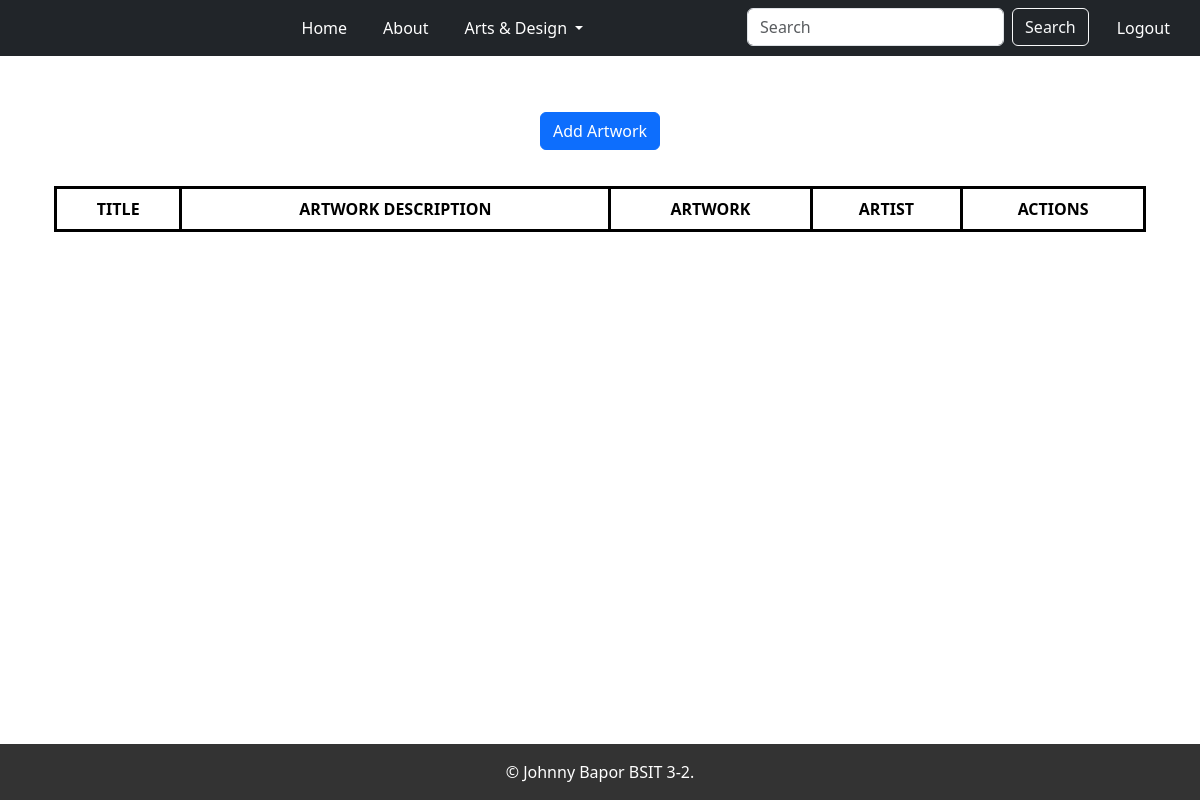
The page /artworks/ (signed in) on the database as committed earlier.
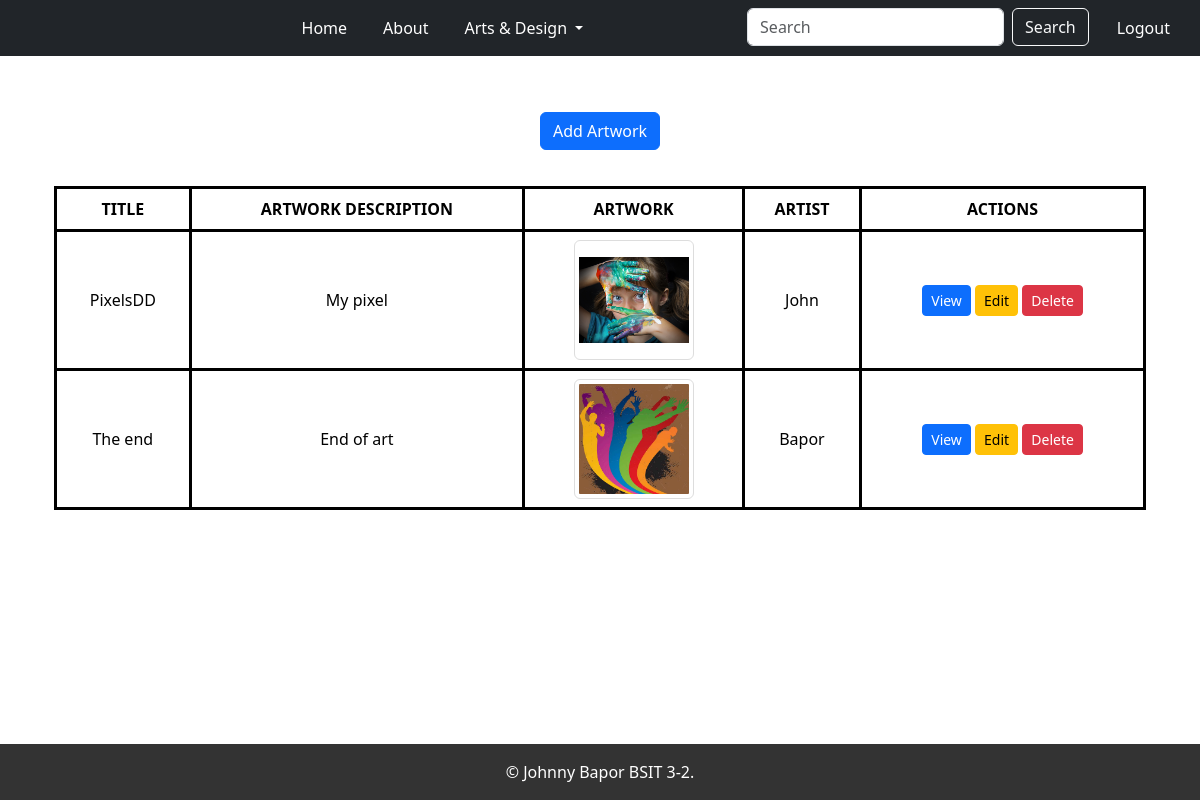
The same page on the database as committed later.
### app/models.py (models this page shows, shortened)
class Artwork(models.Model):
    artist = models.ForeignKey(Artist, on_delete=models.CASCADE, related_name="artworks")
    artwork_title = models.CharField(max_length=255)
    artwork_description = models.TextField()
    artwork_image = models.ImageField(upload_to='artworks/', blank=True, null=True)

class Artist(models.Model):
    user = models.OneToOneField(User, on_delete=models.CASCADE, related_name="artist_profile", null=True, blank=True)
    artist_name = models.CharField(max_length=255)
    artist_bio = models.TextField()
    artist_profile_picture = models.ImageField(upload_to='artist_profiles/', blank=True, null=True)

### app/views.py (the view)
# urls.py: path('artworks/', login_required(ArtworkListView.as_view()), name='artwork-list'),
class ArtworkListView(ListView):
    model = Artwork
    template_name = 'app/artwork_list.html'
    context_object_name = 'artworks'

### app/templates/app/artwork_list.html (shortened to what this page needs)
{% extends 'app/base.html' %}
{% block content %}
    <div class="container text-center mt-4">
        <a href="{% url 'artwork-create' %}" class="btn btn-primary mb-3">Add Artwork</a>
        <div class="table-responsive">
            <table class="table table-bordered table-hover" style="border: 3px solid black;">
                <thead class="thead-dark">
                <tr style="border: 3px solid black;">
                    <th class="text-center" style="border: 3px solid black;">Title</th>
                    <th class="text-center" style="border: 3px solid black;">Artwork Description</th>
                    <th class="text-center" style="border: 3px solid black;">Artwork</th>
                    <th class="text-center" style="border: 3px solid black;">Artist</th>
                    <th class="text-center" style="border: 3px solid black;">Actions</th>
                </tr>
                </thead>
                <tbody>
                {% for artwork in artworks %}
                    <tr style="border: 3px solid black;">
                        <td class="align-middle text-center"
                            style="border: 3px solid black;">{{ artwork.artwork_title }}</td>
                        <td class="align-middle text-center"
                            style="border: 3px solid black;">{{ artwork.artwork_description|truncatewords:10 }}</td>
                        <td class="align-middle text-center" style="border: 3px solid black;">
                            {% if artwork.artwork_image %}
                                <img src="{{ artwork.artwork_image.url }}"
                                     alt="{{ artwork.artwork_title }}'s Image"
                                     class="img-thumbnail"
                                     style="width: 120px; height: 120px; object-fit: contain; border: 1px solid #ddd;">
                            {% else %}
                                <span class="text-muted">No Image</span>
                            {% endif %}
                        </td>
                        <td class="align-middle text-center"
                            style="border: 3px solid black;">{{ artwork.artist.artist_name }}</td>
                        <td class="align-middle text-center" style="border: 3px solid black;">
                            <a href="{% url 'artwork-detail' artwork.pk %}" class="btn btn-primary btn-sm">View</a>
                            <a href="{% url 'artwork-update' artwork.pk %}" class="btn btn-warning btn-sm">Edit</a>
                            <a href="{% url 'artwork-delete' artwork.pk %}" class="btn btn-danger btn-sm">Delete</a>
                        </td>
                    </tr>
                {% endfor %}
                </tbody>
            </table>
        </div>
    </div>
{% endblock %}

Rows that differ between the two databases and show on the page:
added Artwork: artwork_title "PixelsDD", artwork_description "My pixel", artwork_image (picture), artist.artist_name "John"
added Artwork: artwork_title "The end", artwork_description "End of art", artwork_image (picture), artist.artist_name "Bapor"
